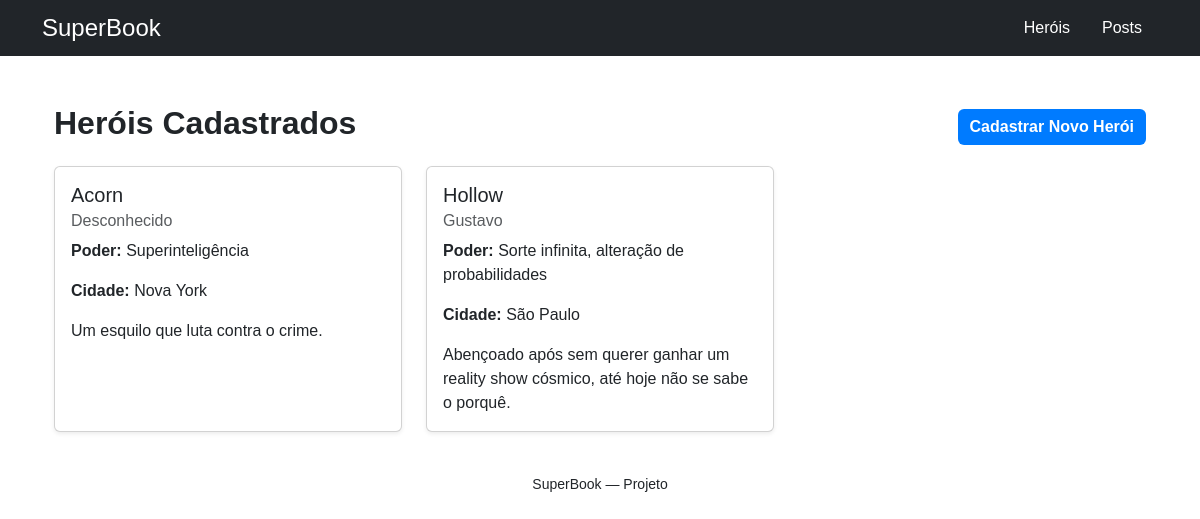
Before: /heroes/lista/ with the older database file.
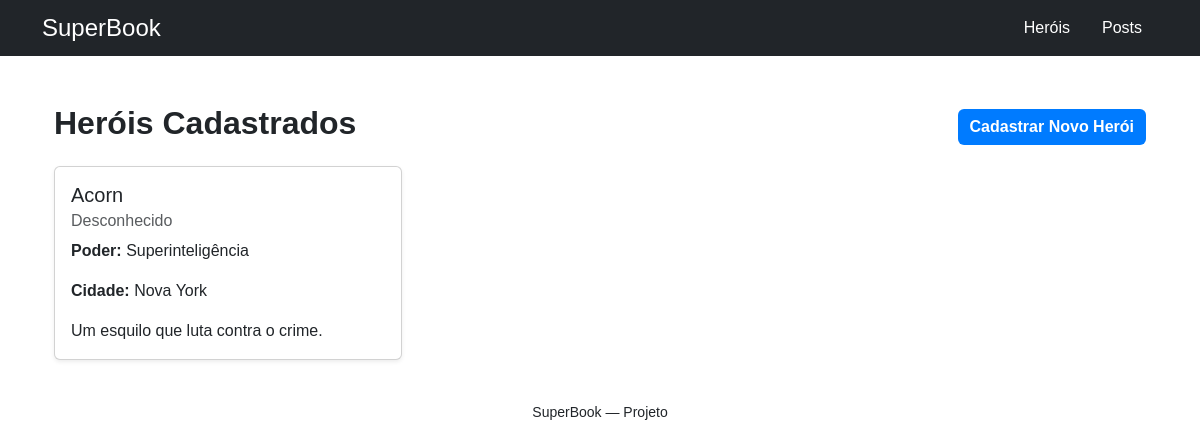
After: the same page with the newer database file.
### heroes/models.py (models this page shows, shortened)
class Hero(models.Model):
    codinome = models.CharField(max_length=50, unique=True)
    nome_real = models.CharField(max_length=100, blank=True, null=True)
    poder_principal = models.CharField(max_length=100)
    cidade = models.CharField(max_length=100)
    historia = models.TextField(blank=True, null=True)
    criado_em = models.DateTimeField(auto_now_add=True)

### heroes/views.py (the view)
# urls.py: path('lista/', views.lista_herois, name='lista_herois'),
def lista_herois(request):
    herois = Hero.objects.all()
    return render(request, "heroes/lista_herois.html", {"herois": herois})

### heroes/templates/heroes/lista_herois.html (shortened to what this page needs)
{% extends 'base.html' %}
{% load widget_tweaks %}
{% block content %}
<div class="container mt-5">
    <div class="d-flex justify-content-between align-items-center mb-3">
        <h2>Heróis Cadastrados</h2>
        <a href="{% url 'criar_heroi' %}" class="btn btn-primary">Cadastrar Novo Herói</a>
    </div>
    <div class="row">
        {% for heroi in herois %}
        <div class="col-md-4 mb-3">
            <div class="card shadow-sm h-100">
                <div class="card-body">
                    <h5 class="card-title">{{ heroi.codinome }}</h5>
                    <h6 class="card-subtitle mb-2 text-muted">{{ heroi.nome_real }}</h6>
                    <p class="card-text"><strong>Poder:</strong> {{ heroi.poder_principal }}</p>
                    <p class="card-text"><strong>Cidade:</strong> {{ heroi.cidade }}</p>
                    <p class="card-text">{{ heroi.historia|truncatewords:20 }}</p>
                </div>
            </div>
        </div>
        {% empty %}
        <p>Nenhum herói cadastrado ainda.</p>
        {% endfor %}
    </div>
</div>
{% endblock %}

Changed rows visible on the page:
removed Hero: codinome "Hollow", nome_real "Gustavo", poder_principal "Sorte infinita, alteração de probabilidades", cidade "São Paulo", historia "Abençoado após sem querer ganhar um reality show cósmico, até hoje não se sabe o porquê."
